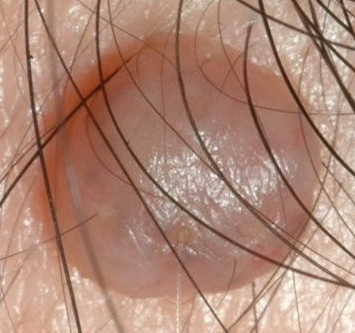
#> input picture pre-processing/hair-removal-master/2006-124-2.tif, 355 x 333 px
$ python -i dullrazor.py   (imports and definitions only)
#> lines starting #> are read from the running program, lines starting #| are printed output that depends on the picture; after the words box and inside, x2 and y2 are one past the last pixel; in counts of white or black regions, pixels touching at a corner belong together
import cv2
import os
from skimage import io

def dullrazor(img):
    # Gray scale
    grayScale = cv2.cvtColor(img, cv2.COLOR_RGB2GRAY)
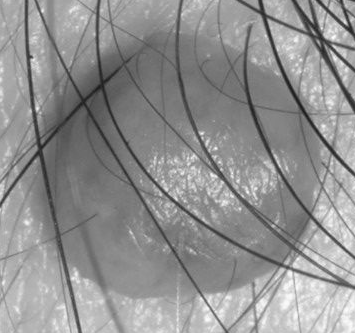
#> grayScale: shape (333, 355); min 27, max 253, mean 144.6
    # Black hat filter
    kernel = cv2.getStructuringElement(1, (9, 9))
    blackhat = cv2.morphologyEx(grayScale, cv2.MORPH_BLACKHAT, kernel)
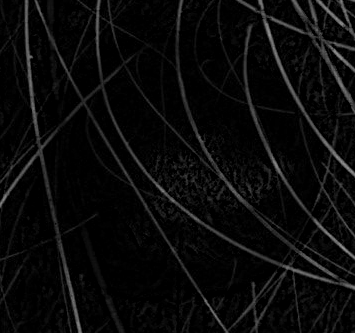
#> blackhat: shape (333, 355); min 0, max 149, mean 9.9
    # Gaussian filter
    bhg = cv2.GaussianBlur(blackhat, (3, 3), cv2.BORDER_DEFAULT)
    # Binary thresholding (MASK)
    ret, mask = cv2.threshold(bhg, 10, 255, cv2.THRESH_BINARY)
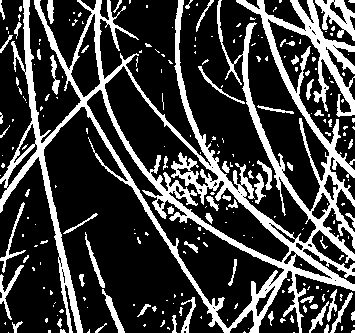
#> mask: shape (333, 355); 24.7% white; 243 white regions (179 under 20 px), largest, box (x1, y1, x2, y2) and area: (0, 0, 355, 333) 22884, (315, 0, 355, 41) 727, (0, 265, 24, 320) 288
    # Replace pixels of the mask
    dst = cv2.inpaint(img, mask, 6, cv2.INPAINT_TELEA)
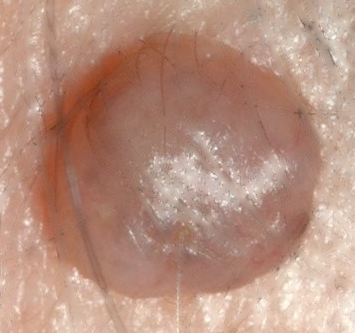
#> dst: shape (333, 355, 3); mean R, G, B 183.6, 144.2, 127.3
    return dst

>>> import cv2
>>> picture = cv2.cvtColor(cv2.imread('hair-removal-master/2006-124-2.tif'), cv2.COLOR_BGR2RGB)
>>> result = dullrazor(picture)

$ run again, on pre-processing/hair-removal-master/2006-124-3.tif
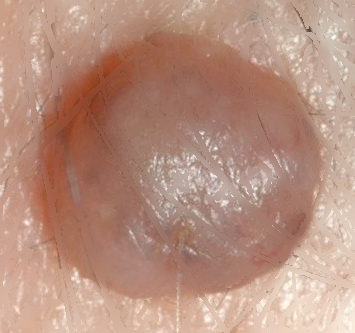
#> input picture pre-processing/hair-removal-master/2006-124-3.tif, 355 x 333 px
#> in dullrazor, `grayScale = cv2.cvtColor(img, cv2.COLOR_RGB2GRAY)`:
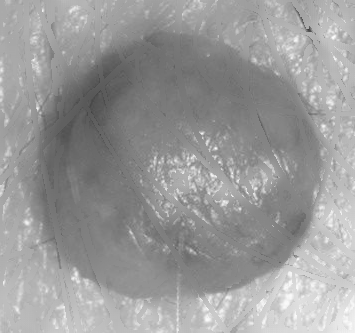
#> grayScale: shape (333, 355); min 63, max 253, mean 153.7
#> in dullrazor, `ret, mask = cv2.threshold(bhg, 10, 255, cv2.THRESH_BINARY)`:
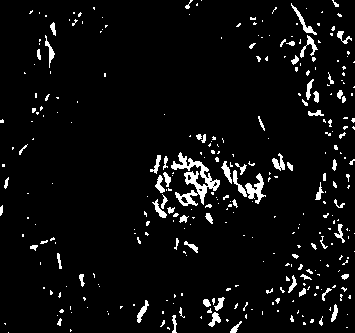
#> mask: shape (333, 355); 5.2% white; 321 white regions (248 under 20 px), largest, box (x1, y1, x2, y2) and area: (171, 152, 220, 206) 869, (245, 173, 266, 204) 266, (291, 3, 317, 35) 148
